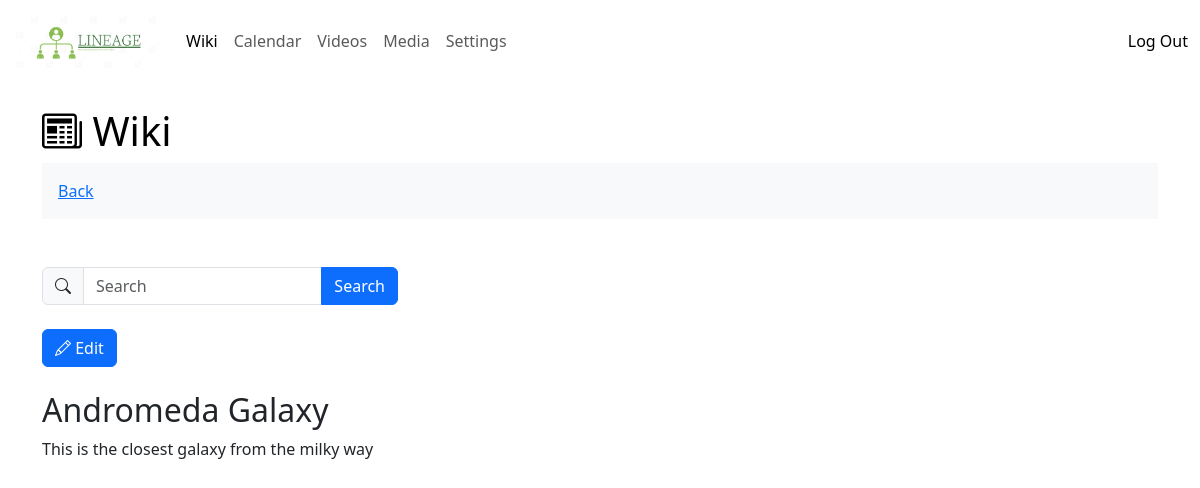
Page /wiki/page/6/ (signed in) on the committed database.
### wiki/models.py (models this page shows, shortened)
class WikiContent(models.Model):
    title = models.CharField(unique=True, max_length=255)
    content = models.TextField()
    folder = models.ForeignKey(WikiFolder, on_delete=models.CASCADE, null=True)
    is_updating = models.BooleanField(default=False)
    created_by = models.IntegerField()
    created_at = models.DateTimeField(auto_now_add=True)
    updated_by = models.IntegerField()
    updated_at = models.DateTimeField(auto_now_add=True)
    deleted_at = models.DateTimeField(null=True, blank=True)

### wiki/views.py (the view)
# urls.py: path('page/<int:wiki_id>/', views.wiki_page, name='wiki page'),
@login_required(login_url='/')
def wiki_page(request, wiki_id):
    wiki = WikiContent.objects.get(pk=wiki_id)
    context = {
        'wiki': wiki,
    }
    return render(request, 'wiki/wiki_single.html', context)

### wiki/templates/wiki/wiki_single.html
{% extends "base.html" %}
{% block content %}
    {% load static %}
    <link rel="stylesheet" href="{% static 'wiki/style.css' %}">
    <h1>
        <a class="header-link" href="{% url 'wiki home' %}">
            <i class="bi bi-newspaper"></i>
            Wiki
        </a>
    </h1>
    <div class="text-bg-light p-3">
        <a href="{% url 'wiki folder' wiki.folder_id %}">
            Back
        </a>
    </div>
    <br><br>
    <div class="row">
        <div class="col-md-4">
            <form action="{% url 'wiki search' %}" method="get">
                <div class="input-group">
                    <span class="input-group-text">
                        <i class="bi bi-search"></i>
                    </span>
                    <input type="text" class="form-control" name="search" placeholder="Search" aria-label="Search">
                    <button type="submit" class="btn btn-primary">Search</button>
                </div>
            </form>
        </div>
      <div class="col-md-8"></div>
    </div>
    <br>
    <a class="btn btn-primary" href="{% url 'wiki edit' wiki.id %}" role="button">
        <i class="bi bi-pencil"></i>
        Edit
    </a>
    <br><br>
    <h2>
        {{ wiki.title }}
    </h2>
    <p>
        {{ wiki.content }}
    </p>
{% endblock %}

### wiki/static/wiki/style.css (style rules this page uses)
.header-link { color: black; text-decoration: none; }

### rows in the picture
WikiContent: title "Andromeda Galaxy", content "This is the closest galaxy from the milky way"
